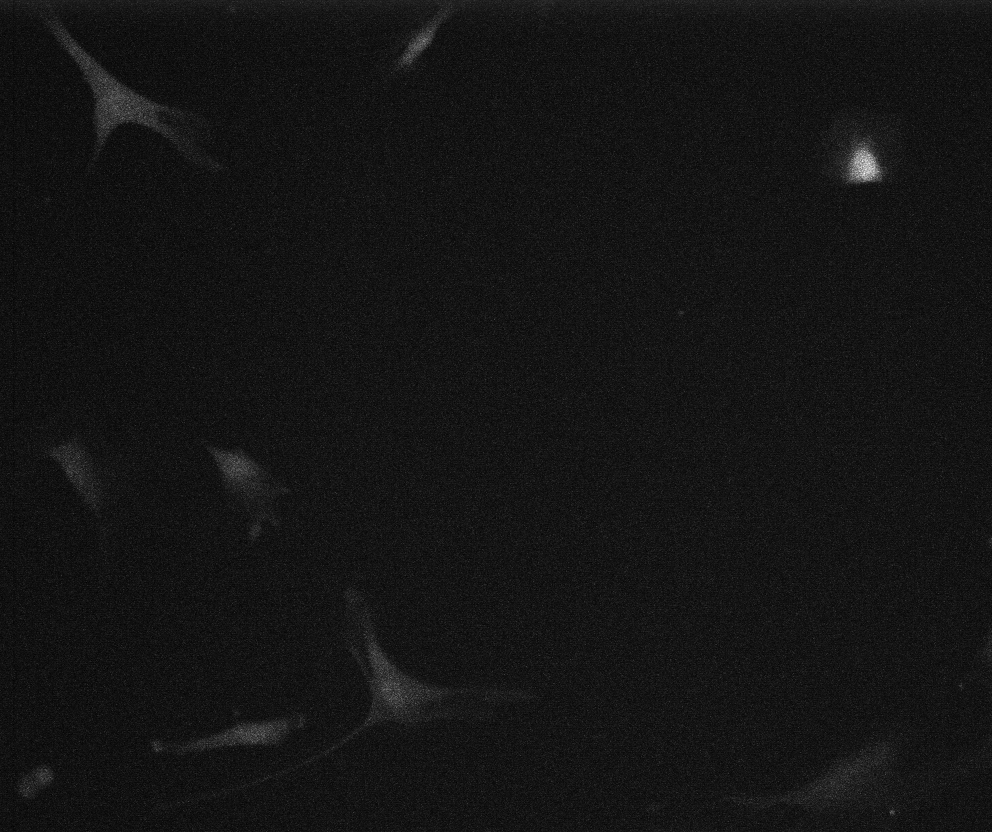
%> input picture Amit -temp/t000.tif, 992 x 832 px
$ octave 'Watershed- temp.m'   (GNU Octave 9; MATLAB toolbox functions it lacks are replaced by stand-ins)
%> lines starting %> are read from the running program, lines starting %| are printed output that depends on the picture; in (x1, y1, x2, y2) boxes, pixels count from 0 and x2, y2 are one past the last pixel; in counts of white or black regions, pixels touching at a corner belong together; the program's own positions count from 1
%% load data

img = double(imread('t000.tif'))/(2^16-1);
%> img: size 832x992 double; min 0.0547, max 0.824, mean 0.118
img = imgaussfilt(img);
 m_1 = mean( min(img));
%> m_1 = 0.0865
 m_2 = min(mean(img));
%> m_2 = 0.0984
 m_3 = mean(min(img.'));
%> m_3 = 0.085
 m_4 = min(mean(img.'));
%> m_4 = 0.111
level = graythresh(img);
%> level = 0.169
img_2 =imhmin(img,m_1);
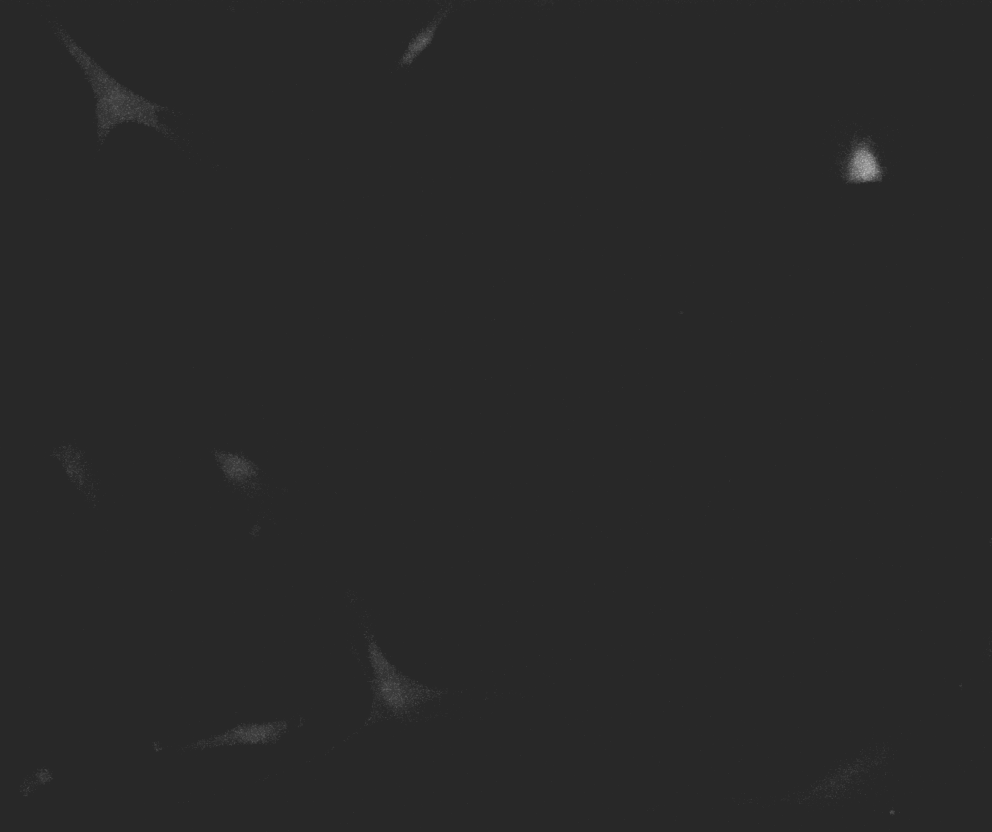
%> img_2: size 832x992 double; min 0.158, max 0.747, mean 0.159

img_1 = (img>level).*img;

%%
d_1 = bwdist(~img_1);
d_1 = medfilt2(d_1,[3 3]);
imshow(d_1);
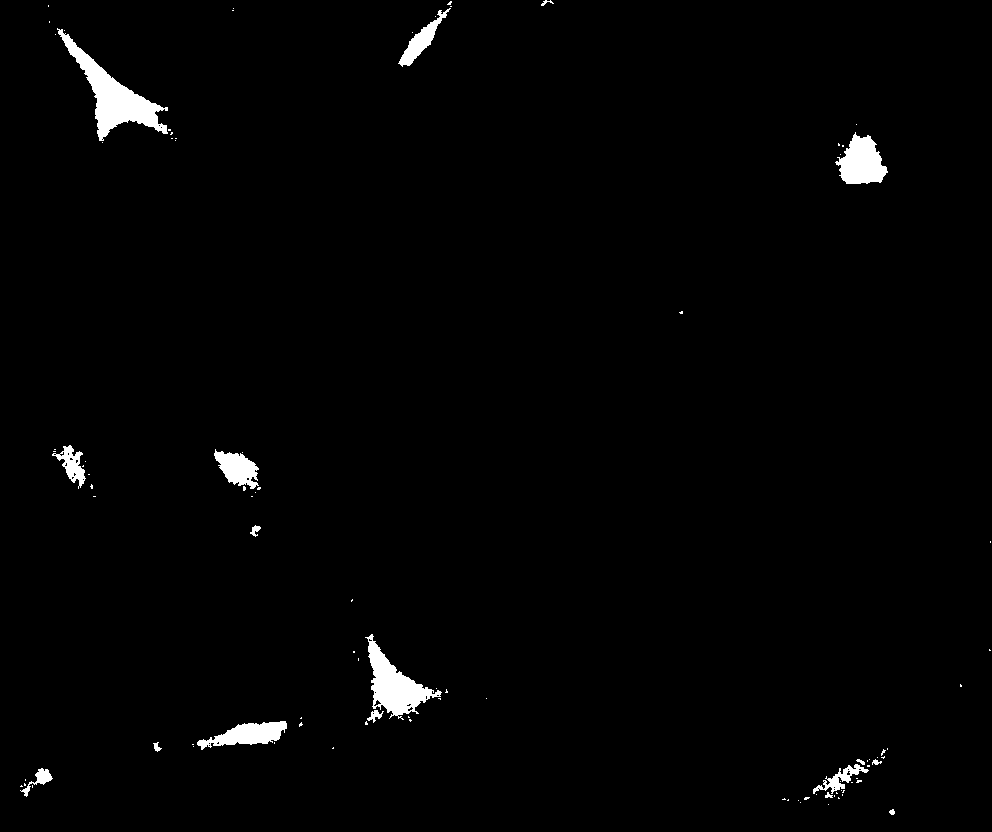
%> displayed picture: size 832x992, on the screen's scale of 0 to 255; 1.5% white; 97 white regions (80 under 20 px), largest, box (x1, y1, x2, y2) and area: (57, 28, 168, 141) 3316, (365, 634, 442, 720) 2414, (835, 132, 888, 184) 1713

d_2 =  bwdist(~img_2);
%> d_2: size 832x992 single; every value is NaN or infinite


%%
L_1 = watershed(d_1);
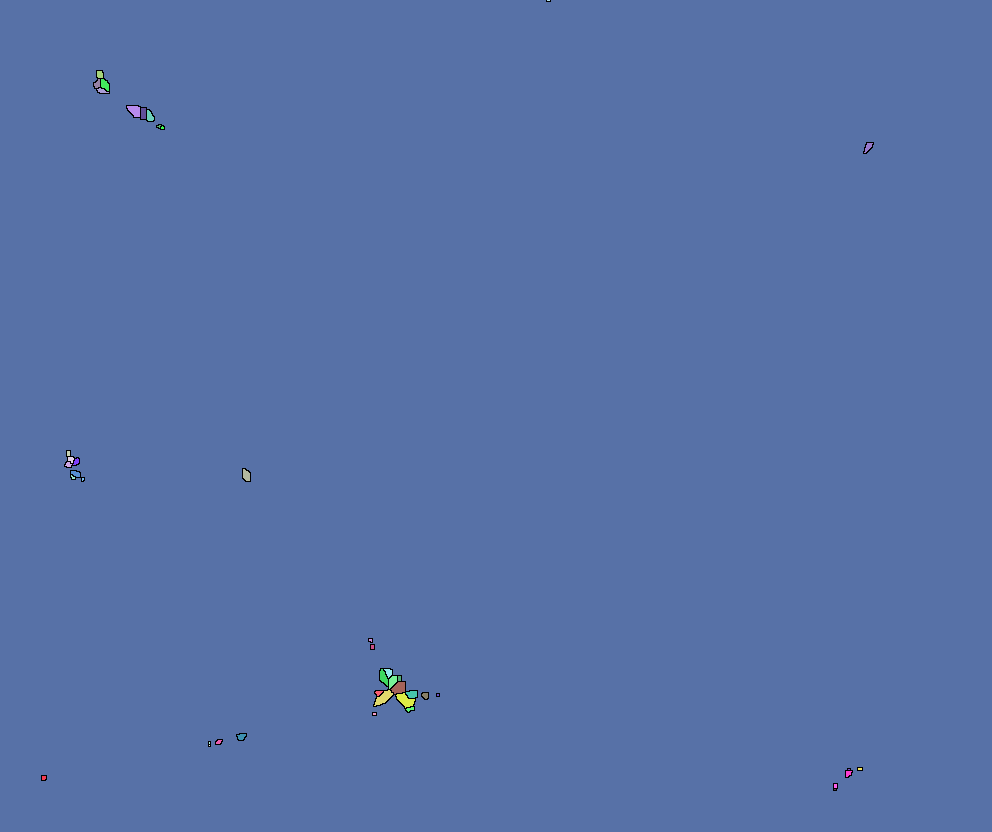
%> L_1: size 832x992 uint8; 46 distinct labels, from 0 to 45; one colour per label, 0 black
img_1(L_1==0)=0;
%> img_1: size 832x992 double; min 0, max 0.747, mean 0.00365
L_2 = watershed(img_2);
%> L_2: size 832x992 uint8; every value is 1
img_2(L_2==0)=0;

imshow(img_2*1.7);
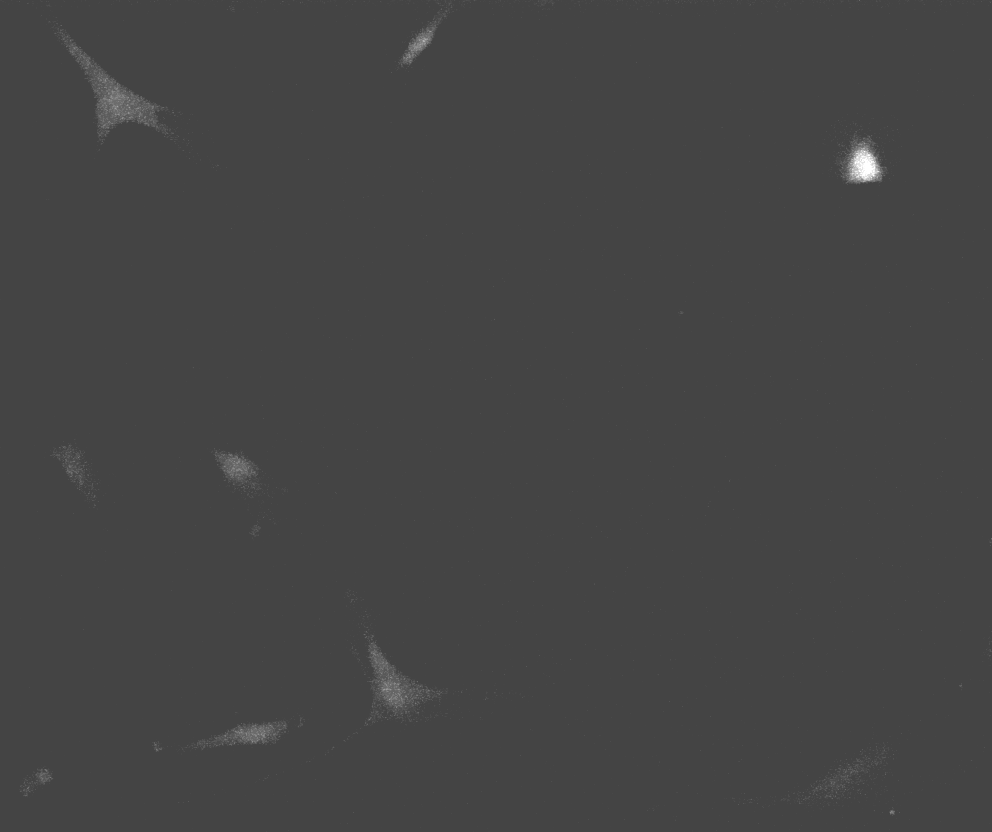
%> displayed picture: size 832x992, on the screen's scale of 0 to 255; min 68, max 255, mean 68.5


%%

y = [863 422 115 241 69 400 244 36 841];
x = [171 46 94 469 463 694 737 779 788];  %% next time - try to enlarge the regions of the seeds
seed = zeros(size(img));
S = sparse(x,y,1);
shape_S=size(S);
seed(1:shape_S(1),1:shape_S(2))=S;
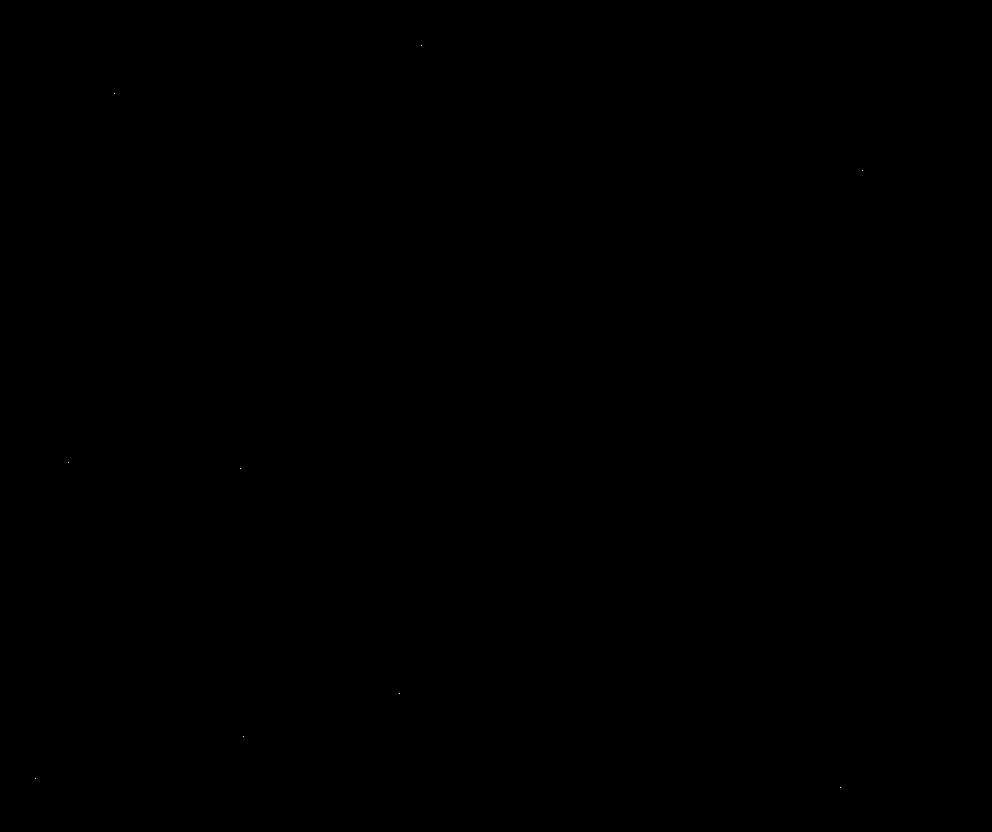
%> seed: size 832x992 double; values 0 (black) and 1 (white), 0% white in thin lines or dots, all inside (x1, y1, x2, y2) = (35, 45, 863, 788)
seed_img = imimposemin(d_1,seed);
%> (the run ends here)
